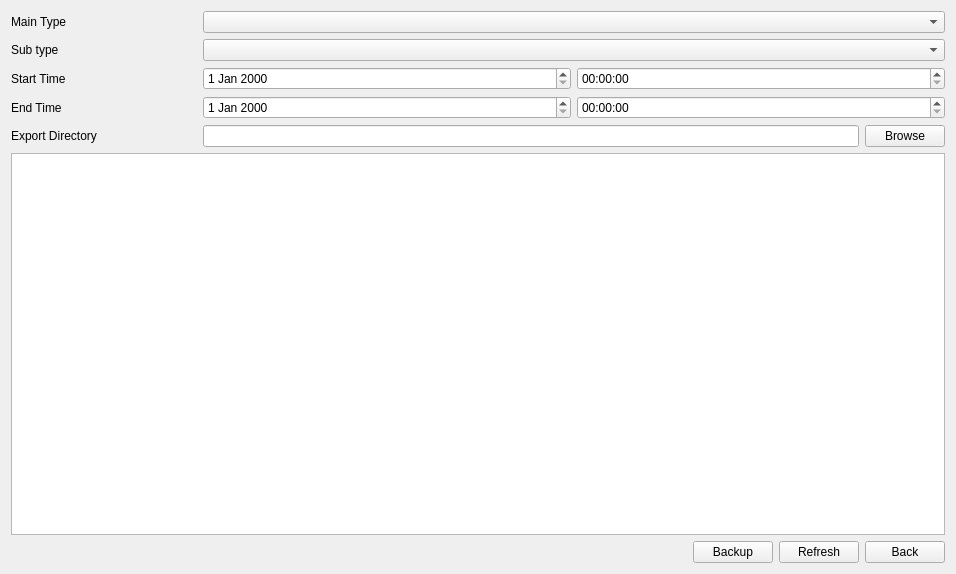
<?xml version="1.0" encoding="UTF-8"?>
<ui version="4.0">
 <class>TabCameraLogs</class>
 <widget class="QWidget" name="TabCameraLogs">
  <property name="geometry">
   <rect>
    <x>0</x>
    <y>0</y>
    <width>956</width>
    <height>574</height>
   </rect>
  </property>
  <property name="windowTitle">
   <string>Form</string>
  </property>
  <layout class="QVBoxLayout" name="verticalLayout">
   <item>
    <widget class="QWidget" name="widget" native="true">
     <layout class="QGridLayout" name="gridLayout">
      <property name="leftMargin">
       <number>0</number>
      </property>
      <property name="topMargin">
       <number>0</number>
      </property>
      <property name="rightMargin">
       <number>0</number>
      </property>
      <property name="bottomMargin">
       <number>0</number>
      </property>
      <item row="1" column="0">
       <widget class="MyLabel" name="labelSubType">
        <property name="text">
         <string>Sub type</string>
        </property>
       </widget>
      </item>
      <item row="2" column="0">
       <widget class="MyLabel" name="labelStart">
        <property name="text">
         <string>Start Time</string>
        </property>
       </widget>
      </item>
      <item row="0" column="0">
       <widget class="MyLabel" name="labelMainType">
        <property name="sizePolicy">
         <sizepolicy hsizetype="Preferred" vsizetype="Preferred">
          <horstretch>1</horstretch>
          <verstretch>0</verstretch>
         </sizepolicy>
        </property>
        <property name="text">
         <string>Main Type</string>
        </property>
       </widget>
      </item>
      <item row="0" column="1">
       <widget class="ComboBox" name="comboBoxMainType">
        <property name="sizePolicy">
         <sizepolicy hsizetype="Preferred" vsizetype="Fixed">
          <horstretch>4</horstretch>
          <verstretch>0</verstretch>
         </sizepolicy>
        </property>
       </widget>
      </item>
      <item row="3" column="0">
       <widget class="MyLabel" name="labelEnd">
        <property name="text">
         <string>End Time</string>
        </property>
       </widget>
      </item>
      <item row="4" column="0">
       <widget class="MyLabel" name="labelExport">
        <property name="text">
         <string>Export Directory</string>
        </property>
       </widget>
      </item>
      <item row="2" column="1">
       <layout class="QHBoxLayout" name="horizontalLayout">
        <item>
         <widget class="MyDateEdit" name="dateEditStart"/>
        </item>
        <item>
         <widget class="MyTimeEdit" name="timeEditStart"/>
        </item>
       </layout>
      </item>
      <item row="1" column="1">
       <widget class="ComboBox" name="comboBoxSubType"/>
      </item>
      <item row="3" column="1">
       <layout class="QHBoxLayout" name="horizontalLayout_2">
        <item>
         <widget class="MyDateEdit" name="dateEditEnd"/>
        </item>
        <item>
         <widget class="MyTimeEdit" name="timeEditEnd"/>
        </item>
       </layout>
      </item>
      <item row="4" column="1">
       <widget class="QWidget" name="widget" native="true">
        <layout class="QHBoxLayout" name="horizontalLayout_3">
         <property name="leftMargin">
          <number>0</number>
         </property>
         <property name="topMargin">
          <number>0</number>
         </property>
         <property name="rightMargin">
          <number>0</number>
         </property>
         <property name="bottomMargin">
          <number>0</number>
         </property>
         <item>
          <widget class="MyLineEdit" name="lineEditExport">
           <property name="readOnly">
            <bool>true</bool>
           </property>
          </widget>
         </item>
         <item>
          <widget class="MyPushButton" name="pushButtonBrowse">
           <property name="text">
            <string>Browse</string>
           </property>
          </widget>
         </item>
        </layout>
       </widget>
      </item>
     </layout>
    </widget>
   </item>
   <item>
    <widget class="MaintenanceTableView" name="tableView"/>
   </item>
   <item>
    <layout class="QHBoxLayout" name="horizontalLayout_4">
     <property name="spacing">
      <number>6</number>
     </property>
     <item>
      <spacer name="horizontalSpacer">
       <property name="orientation">
        <enum>Qt::Horizontal</enum>
       </property>
       <property name="sizeHint" stdset="0">
        <size>
         <width>40</width>
         <height>20</height>
        </size>
       </property>
      </spacer>
     </item>
     <item>
      <widget class="MyPushButton" name="pushButtonBackup">
       <property name="text">
        <string>Backup</string>
       </property>
      </widget>
     </item>
     <item>
      <widget class="MyPushButton" name="pushButtonRefresh">
       <property name="text">
        <string>Refresh</string>
       </property>
      </widget>
     </item>
     <item>
      <widget class="MyPushButton" name="pushButtonBack">
       <property name="text">
        <string>Back</string>
       </property>
      </widget>
     </item>
    </layout>
   </item>
  </layout>
 </widget>
 <customwidgets>
  <customwidget>
   <class>ComboBox</class>
   <extends>QComboBox</extends>
   <header>combobox.h</header>
  </customwidget>
  <customwidget>
   <class>MyLineEdit</class>
   <extends>QLineEdit</extends>
   <header>mylineedit.h</header>
  </customwidget>
  <customwidget>
   <class>MyPushButton</class>
   <extends>QPushButton</extends>
   <header>mypushbutton.h</header>
  </customwidget>
  <customwidget>
   <class>MyLabel</class>
   <extends>QLabel</extends>
   <header>mylabel.h</header>
  </customwidget>
  <customwidget>
   <class>MyTimeEdit</class>
   <extends>QTimeEdit</extends>
   <header>mytimeedit.h</header>
  </customwidget>
  <customwidget>
   <class>MaintenanceTableView</class>
   <extends>QTableView</extends>
   <header>MaintenanceTableView.h</header>
  </customwidget>
  <customwidget>
   <class>MyDateEdit</class>
   <extends>QDateEdit</extends>
   <header>mydateedit.h</header>
  </customwidget>
 </customwidgets>
 <resources/>
 <connections/>
</ui>
